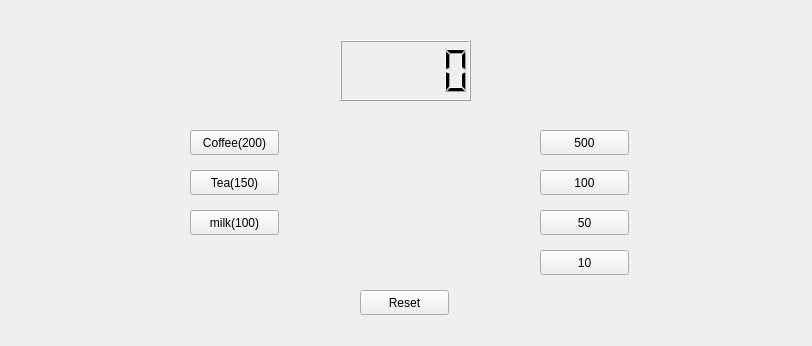
<?xml version="1.0" encoding="UTF-8"?>
<ui version="4.0">
 <class>Widget</class>
 <widget class="QWidget" name="Widget">
  <property name="geometry">
   <rect>
    <x>0</x>
    <y>0</y>
    <width>812</width>
    <height>346</height>
   </rect>
  </property>
  <property name="windowTitle">
   <string>Widget</string>
  </property>
  <widget class="QLCDNumber" name="lcdNumber">
   <property name="geometry">
    <rect>
     <x>340</x>
     <y>40</y>
     <width>131</width>
     <height>61</height>
    </rect>
   </property>
  </widget>
  <widget class="QPushButton" name="pbCoin500">
   <property name="geometry">
    <rect>
     <x>540</x>
     <y>130</y>
     <width>89</width>
     <height>25</height>
    </rect>
   </property>
   <property name="text">
    <string>500</string>
   </property>
  </widget>
  <widget class="QPushButton" name="pbCoin100">
   <property name="geometry">
    <rect>
     <x>540</x>
     <y>170</y>
     <width>89</width>
     <height>25</height>
    </rect>
   </property>
   <property name="text">
    <string>100</string>
   </property>
  </widget>
  <widget class="QPushButton" name="pbCoin50">
   <property name="geometry">
    <rect>
     <x>540</x>
     <y>210</y>
     <width>89</width>
     <height>25</height>
    </rect>
   </property>
   <property name="text">
    <string>50</string>
   </property>
  </widget>
  <widget class="QPushButton" name="pbCoin10">
   <property name="geometry">
    <rect>
     <x>540</x>
     <y>250</y>
     <width>89</width>
     <height>25</height>
    </rect>
   </property>
   <property name="text">
    <string>10</string>
   </property>
  </widget>
  <widget class="QPushButton" name="pbCoffee">
   <property name="geometry">
    <rect>
     <x>190</x>
     <y>130</y>
     <width>89</width>
     <height>25</height>
    </rect>
   </property>
   <property name="text">
    <string>Coffee(200)</string>
   </property>
  </widget>
  <widget class="QPushButton" name="pbTea">
   <property name="geometry">
    <rect>
     <x>190</x>
     <y>170</y>
     <width>89</width>
     <height>25</height>
    </rect>
   </property>
   <property name="text">
    <string>Tea(150)</string>
   </property>
  </widget>
  <widget class="QPushButton" name="pbMilk">
   <property name="geometry">
    <rect>
     <x>190</x>
     <y>210</y>
     <width>89</width>
     <height>25</height>
    </rect>
   </property>
   <property name="text">
    <string>milk(100)</string>
   </property>
  </widget>
  <widget class="QPushButton" name="pbReset">
   <property name="geometry">
    <rect>
     <x>360</x>
     <y>290</y>
     <width>89</width>
     <height>25</height>
    </rect>
   </property>
   <property name="text">
    <string>Reset</string>
   </property>
  </widget>
 </widget>
 <resources/>
 <connections/>
</ui>
